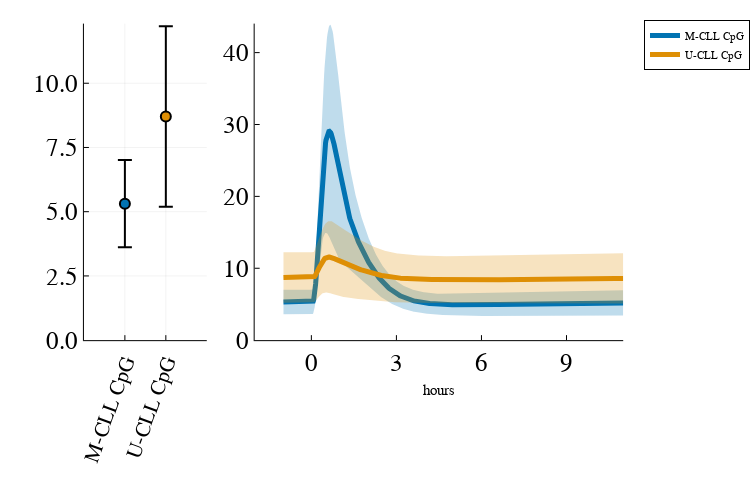
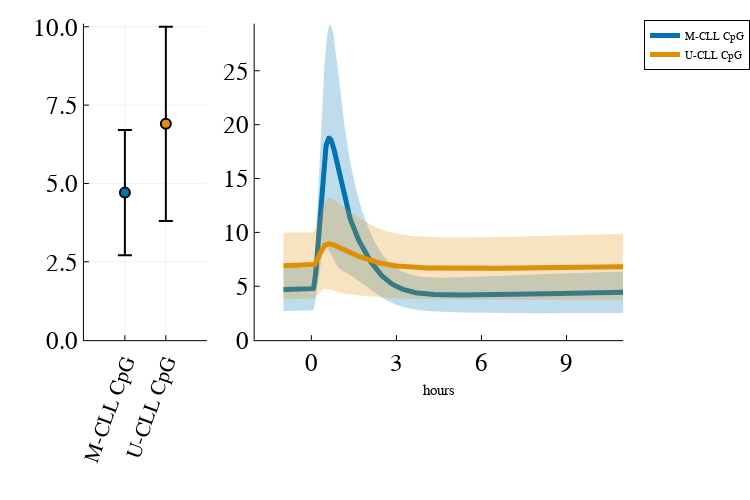
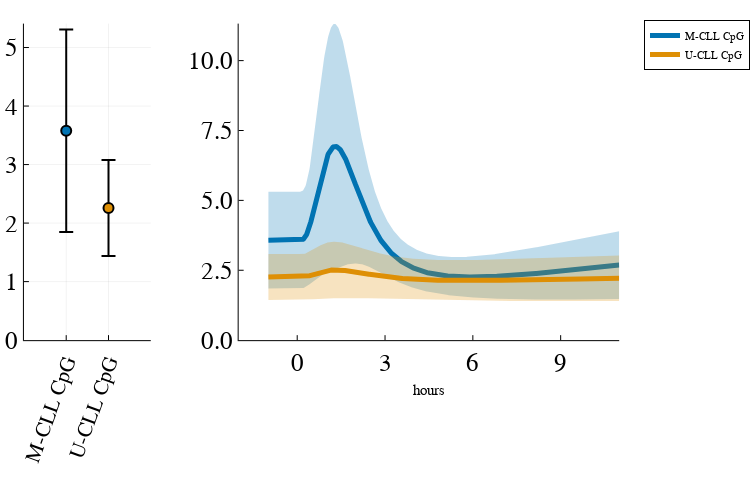

The code cell stored with these charts, in order, in its notebook:
### Code cell
hoursToPlot=12
colorArray=palette(:seaborn_colorblind)

speciesToPlot=syms
maxValOfYAxis=0

speciesToPlot=["RelAnp50n","cRelnp50n","RelBnp52n"]
qualityScaling=0.5
plotly()
#let't plot!
plotAllSpecies(speciesToPlot,conditions,colorArray,first_cell,last_cell,folder,hoursToPlot,maxValOfYAxis,qualityScaling,60);

### Figure 1 — Plotly figure (JSON) as saved in the notebook; plotly's stock layout.template omitted (floating-point values rounded to 4 significant figures; data arrays with more than 128 entries replaced by an {"elided": "..."} marker saying what was removed)
{"data": [{"colorbar": {"title": ""}, "legendgroup": "", "line": {"color": "rgba(0, 0, 0, 1.000)", "dash": "solid", "shape": "linear", "width": 2}, "marker": {"color": "rgba(0, 0, 0, 1.000)", "line": {"color": "rgba(0, 0, 0, 1.000)", "width": 2}, "size": 10, "symbol": "line-ew"}, "mode": "lines+markers", "name": "", "showlegend": false, "type": "scatter", "x": [1, 1], "xaxis": "x1", "y": [3.614, 7.009], "yaxis": "y1", "zmax": null, "zmin": null}, {"colorbar": {"title": ""}, "legendgroup": "", "marker": {"color": "rgba(1, 115, 178, 1.000)", "line": {"color": "rgba(0, 0, 0, 1.000)", "width": 2}, "size": 10, "symbol": "circle"}, "mode": "markers", "name": "", "showlegend": false, "type": "scatter", "x": [1], "xaxis": "x1", "y": [5.311], "yaxis": "y1", "zmax": null, "zmin": null}, {"colorbar": {"title": ""}, "legendgroup": "", "line": {"color": "rgba(0, 0, 0, 1.000)", "dash": "solid", "shape": "linear", "width": 2}, "marker": {"color": "rgba(0, 0, 0, 1.000)", "line": {"color": "rgba(0, 0, 0, 1.000)", "width": 2}, "size": 10, "symbol": "line-ew"}, "mode": "lines+markers", "name": "", "showlegend": false, "type": "scatter", "x": [2, 2], "xaxis": "x1", "y": [5.193, 12.22], "yaxis": "y1", "zmax": null, "zmin": null}, {"colorbar": {"title": ""}, "legendgroup": "", "marker": {"color": "rgba(222, 143, 5, 1.000)", "line": {"color": "rgba(0, 0, 0, 1.000)", "width": 2}, "size": 10, "symbol": "circle"}, "mode": "markers", "name": "", "showlegend": false, "type": "scatter", "x": [2], "xaxis": "x1", "y": [8.707], "yaxis": "y1", "zmax": null, "zmin": null}, {"colorbar": {"title": ""}, "fill": "tozeroy", "fillcolor": "rgba(1, 115, 178, 0.250)", "legendgroup": "M-CLL CpG", "line": {"color": "rgba(1, 115, 178, 1.000)", "dash": "solid", "shape": "linear", "width": 0}, "mode": "lines", "name": "M-CLL CpG", "showlegend": false, "type": "scatter", "x": {"elided": "1440 int values"}, "xaxis": "x2", "y": {"elided": "1440 float values"}, "yaxis": "y2", "zmax": null, "zmin": null}, {"colorbar": {"title": ""}, "fillrange": {"elided": "2x720 float values"}, "legendgroup": "M-CLL CpG", "line": {"color": "rgba(1, 115, 178, 1.000)", "dash": "solid", "shape": "linear", "width": 5}, "mode": "lines", "name": "M-CLL CpG", "showlegend": true, "type": "scatter", "x": {"elided": "720 int values"}, "xaxis": "x2", "y": {"elided": "720 float values"}, "yaxis": "y2", "zmax": null, "zmin": null}, {"colorbar": {"title": ""}, "fill": "tozeroy", "fillcolor": "rgba(222, 143, 5, 0.250)", "legendgroup": "U-CLL CpG", "line": {"color": "rgba(222, 143, 5, 1.000)", "dash": "solid", "shape": "linear", "width": 0}, "mode": "lines", "name": "U-CLL CpG", "showlegend": false, "type": "scatter", "x": {"elided": "1440 int values"}, "xaxis": "x2", "y": {"elided": "1440 float values"}, "yaxis": "y2", "zmax": null, "zmin": null}, {"colorbar": {"title": ""}, "fillrange": {"elided": "2x720 float values"}, "legendgroup": "U-CLL CpG", "line": {"color": "rgba(222, 143, 5, 1.000)", "dash": "solid", "shape": "linear", "width": 5}, "mode": "lines", "name": "U-CLL CpG", "showlegend": true, "type": "scatter", "x": {"elided": "720 int values"}, "xaxis": "x2", "y": {"elided": "720 float values"}, "yaxis": "y2", "zmax": null, "zmin": null}], "layout": {"annotations": [], "height": 500, "legend": {"bgcolor": "rgba(255, 255, 255, 1.000)", "bordercolor": "rgba(0, 0, 0, 1.000)", "borderwidth": 1, "font": {"color": "rgba(0, 0, 0, 1.000)", "family": "sans-serif", "size": 11}, "title": {"font": {"color": "rgba(0, 0, 0, 1.000)", "family": "sans-serif", "size": 15}, "text": ""}, "tracegroupgap": 0, "traceorder": "normal", "x": 1, "xanchor": "auto", "y": 1, "yanchor": "auto"}, "margin": {"b": 20, "l": 0, "r": 0, "t": 20}, "paper_bgcolor": "rgba(255, 255, 255, 1.000)", "plot_bgcolor": "rgba(255, 255, 255, 1.000)", "showlegend": true, "width": 750, "xaxis1": {"anchor": "y1", "domain": [0.1119, 0.2757], "gridcolor": "rgba(0, 0, 0, 0.100)", "gridwidth": 0.5, "linecolor": "rgba(0, 0, 0, 1.000)", "mirror": false, "range": [0, 3], "showgrid": true, "showline": true, "showticklabels": true, "tickangle": -70, "tickcolor": "rgb(0, 0, 0)", "tickfont": {"color": "rgba(0, 0, 0, 1.000)", "family": "sans-serif", "size": 21}, "tickmode": "array", "ticks": "inside", "ticktext": ["M-CLL CpG", "U-CLL CpG"], "tickvals": [1, 2], "title": "", "titlefont": {"color": "rgba(0, 0, 0, 1.000)", "family": "sans-serif", "size": 15}, "type": "-", "visible": true, "zeroline": false, "zerolinecolor": "rgba(0, 0, 0, 1.000)"}, "xaxis2": {"anchor": "y2", "domain": [0.3395, 0.831], "gridcolor": "rgba(0, 0, 0, 0.100)", "gridwidth": 0.5, "linecolor": "rgba(0, 0, 0, 1.000)", "mirror": false, "range": [-60, 720], "showgrid": false, "showline": true, "showticklabels": true, "tickangle": 0, "tickcolor": "rgb(0, 0, 0)", "tickfont": {"color": "rgba(0, 0, 0, 1.000)", "family": "sans-serif", "size": 25}, "tickmode": "array", "ticks": "inside", "ticktext": [0, 3, 6, 9, 12], "tickvals": [60, 240, 420, 600, 780], "title": "hours", "titlefont": {"color": "rgba(0, 0, 0, 1.000)", "family": "sans-serif", "size": 15}, "type": "-", "visible": true, "zeroline": false, "zerolinecolor": "rgba(0, 0, 0, 1.000)"}, "yaxis1": {"anchor": "x1", "domain": [0.304, 0.9921], "gridcolor": "rgba(0, 0, 0, 0.100)", "gridwidth": 0.5, "linecolor": "rgba(0, 0, 0, 1.000)", "mirror": false, "range": [0, 12.32], "showgrid": true, "showline": true, "showticklabels": true, "tickangle": 0, "tickcolor": "rgb(0, 0, 0)", "tickfont": {"color": "rgba(0, 0, 0, 1.000)", "family": "sans-serif", "size": 25}, "tickmode": "array", "ticks": "inside", "ticktext": ["0.0", "2.5", "5.0", "7.5", "10.0"], "tickvals": [0, 2.5, 5, 7.5, 10], "title": "", "titlefont": {"color": "rgba(0, 0, 0, 1.000)", "family": "sans-serif", "size": 15}, "type": "-", "visible": true, "zeroline": false, "zerolinecolor": "rgba(0, 0, 0, 1.000)"}, "yaxis2": {"anchor": "x2", "domain": [0.304, 0.9921], "gridcolor": "rgba(0, 0, 0, 0.100)", "gridwidth": 0.5, "linecolor": "rgba(0, 0, 0, 1.000)", "mirror": false, "range": [0, 44.04], "showgrid": false, "showline": true, "showticklabels": true, "tickangle": 0, "tickcolor": "rgb(0, 0, 0)", "tickfont": {"color": "rgba(0, 0, 0, 1.000)", "family": "sans-serif", "size": 25}, "tickmode": "array", "ticks": "inside", "ticktext": ["0", "10", "20", "30", "40"], "tickvals": [0, 10, 20, 30, 40], "title": "", "titlefont": {"color": "rgba(0, 0, 0, 1.000)", "family": "sans-serif", "size": 15}, "type": "-", "visible": true, "zeroline": false, "zerolinecolor": "rgba(0, 0, 0, 1.000)"}}}

### Figure 2 — Plotly figure (JSON) as saved in the notebook; plotly's stock layout.template omitted (floating-point values rounded to 4 significant figures; data arrays with more than 128 entries replaced by an {"elided": "..."} marker saying what was removed)
{"data": [{"colorbar": {"title": ""}, "legendgroup": "", "line": {"color": "rgba(0, 0, 0, 1.000)", "dash": "solid", "shape": "linear", "width": 2}, "marker": {"color": "rgba(0, 0, 0, 1.000)", "line": {"color": "rgba(0, 0, 0, 1.000)", "width": 2}, "size": 10, "symbol": "line-ew"}, "mode": "lines+markers", "name": "", "showlegend": false, "type": "scatter", "x": [1, 1], "xaxis": "x1", "y": [2.706, 6.708], "yaxis": "y1", "zmax": null, "zmin": null}, {"colorbar": {"title": ""}, "legendgroup": "", "marker": {"color": "rgba(1, 115, 178, 1.000)", "line": {"color": "rgba(0, 0, 0, 1.000)", "width": 2}, "size": 10, "symbol": "circle"}, "mode": "markers", "name": "", "showlegend": false, "type": "scatter", "x": [1], "xaxis": "x1", "y": [4.707], "yaxis": "y1", "zmax": null, "zmin": null}, {"colorbar": {"title": ""}, "legendgroup": "", "line": {"color": "rgba(0, 0, 0, 1.000)", "dash": "solid", "shape": "linear", "width": 2}, "marker": {"color": "rgba(0, 0, 0, 1.000)", "line": {"color": "rgba(0, 0, 0, 1.000)", "width": 2}, "size": 10, "symbol": "line-ew"}, "mode": "lines+markers", "name": "", "showlegend": false, "type": "scatter", "x": [2, 2], "xaxis": "x1", "y": [3.805, 10.0], "yaxis": "y1", "zmax": null, "zmin": null}, {"colorbar": {"title": ""}, "legendgroup": "", "marker": {"color": "rgba(222, 143, 5, 1.000)", "line": {"color": "rgba(0, 0, 0, 1.000)", "width": 2}, "size": 10, "symbol": "circle"}, "mode": "markers", "name": "", "showlegend": false, "type": "scatter", "x": [2], "xaxis": "x1", "y": [6.903], "yaxis": "y1", "zmax": null, "zmin": null}, {"colorbar": {"title": ""}, "fill": "tozeroy", "fillcolor": "rgba(1, 115, 178, 0.250)", "legendgroup": "M-CLL CpG", "line": {"color": "rgba(1, 115, 178, 1.000)", "dash": "solid", "shape": "linear", "width": 0}, "mode": "lines", "name": "M-CLL CpG", "showlegend": false, "type": "scatter", "x": {"elided": "1440 int values"}, "xaxis": "x2", "y": {"elided": "1440 float values"}, "yaxis": "y2", "zmax": null, "zmin": null}, {"colorbar": {"title": ""}, "fillrange": {"elided": "2x720 float values"}, "legendgroup": "M-CLL CpG", "line": {"color": "rgba(1, 115, 178, 1.000)", "dash": "solid", "shape": "linear", "width": 5}, "mode": "lines", "name": "M-CLL CpG", "showlegend": true, "type": "scatter", "x": {"elided": "720 int values"}, "xaxis": "x2", "y": {"elided": "720 float values"}, "yaxis": "y2", "zmax": null, "zmin": null}, {"colorbar": {"title": ""}, "fill": "tozeroy", "fillcolor": "rgba(222, 143, 5, 0.250)", "legendgroup": "U-CLL CpG", "line": {"color": "rgba(222, 143, 5, 1.000)", "dash": "solid", "shape": "linear", "width": 0}, "mode": "lines", "name": "U-CLL CpG", "showlegend": false, "type": "scatter", "x": {"elided": "1440 int values"}, "xaxis": "x2", "y": {"elided": "1440 float values"}, "yaxis": "y2", "zmax": null, "zmin": null}, {"colorbar": {"title": ""}, "fillrange": {"elided": "2x720 float values"}, "legendgroup": "U-CLL CpG", "line": {"color": "rgba(222, 143, 5, 1.000)", "dash": "solid", "shape": "linear", "width": 5}, "mode": "lines", "name": "U-CLL CpG", "showlegend": true, "type": "scatter", "x": {"elided": "720 int values"}, "xaxis": "x2", "y": {"elided": "720 float values"}, "yaxis": "y2", "zmax": null, "zmin": null}], "layout": {"annotations": [], "height": 500, "legend": {"bgcolor": "rgba(255, 255, 255, 1.000)", "bordercolor": "rgba(0, 0, 0, 1.000)", "borderwidth": 1, "font": {"color": "rgba(0, 0, 0, 1.000)", "family": "sans-serif", "size": 11}, "title": {"font": {"color": "rgba(0, 0, 0, 1.000)", "family": "sans-serif", "size": 15}, "text": ""}, "tracegroupgap": 0, "traceorder": "normal", "x": 1, "xanchor": "auto", "y": 1, "yanchor": "auto"}, "margin": {"b": 20, "l": 0, "r": 0, "t": 20}, "paper_bgcolor": "rgba(255, 255, 255, 1.000)", "plot_bgcolor": "rgba(255, 255, 255, 1.000)", "showlegend": true, "width": 750, "xaxis1": {"anchor": "y1", "domain": [0.1119, 0.2757], "gridcolor": "rgba(0, 0, 0, 0.100)", "gridwidth": 0.5, "linecolor": "rgba(0, 0, 0, 1.000)", "mirror": false, "range": [0, 3], "showgrid": true, "showline": true, "showticklabels": true, "tickangle": -70, "tickcolor": "rgb(0, 0, 0)", "tickfont": {"color": "rgba(0, 0, 0, 1.000)", "family": "sans-serif", "size": 21}, "tickmode": "array", "ticks": "inside", "ticktext": ["M-CLL CpG", "U-CLL CpG"], "tickvals": [1, 2], "title": "", "titlefont": {"color": "rgba(0, 0, 0, 1.000)", "family": "sans-serif", "size": 15}, "type": "-", "visible": true, "zeroline": false, "zerolinecolor": "rgba(0, 0, 0, 1.000)"}, "xaxis2": {"anchor": "y2", "domain": [0.3395, 0.831], "gridcolor": "rgba(0, 0, 0, 0.100)", "gridwidth": 0.5, "linecolor": "rgba(0, 0, 0, 1.000)", "mirror": false, "range": [-60, 720], "showgrid": false, "showline": true, "showticklabels": true, "tickangle": 0, "tickcolor": "rgb(0, 0, 0)", "tickfont": {"color": "rgba(0, 0, 0, 1.000)", "family": "sans-serif", "size": 25}, "tickmode": "array", "ticks": "inside", "ticktext": [0, 3, 6, 9, 12], "tickvals": [60, 240, 420, 600, 780], "title": "hours", "titlefont": {"color": "rgba(0, 0, 0, 1.000)", "family": "sans-serif", "size": 15}, "type": "-", "visible": true, "zeroline": false, "zerolinecolor": "rgba(0, 0, 0, 1.000)"}, "yaxis1": {"anchor": "x1", "domain": [0.304, 0.9921], "gridcolor": "rgba(0, 0, 0, 0.100)", "gridwidth": 0.5, "linecolor": "rgba(0, 0, 0, 1.000)", "mirror": false, "range": [0, 10.1], "showgrid": true, "showline": true, "showticklabels": true, "tickangle": 0, "tickcolor": "rgb(0, 0, 0)", "tickfont": {"color": "rgba(0, 0, 0, 1.000)", "family": "sans-serif", "size": 25}, "tickmode": "array", "ticks": "inside", "ticktext": ["0.0", "2.5", "5.0", "7.5", "10.0"], "tickvals": [0, 2.5, 5, 7.5, 10], "title": "", "titlefont": {"color": "rgba(0, 0, 0, 1.000)", "family": "sans-serif", "size": 15}, "type": "-", "visible": true, "zeroline": false, "zerolinecolor": "rgba(0, 0, 0, 1.000)"}, "yaxis2": {"anchor": "x2", "domain": [0.304, 0.9921], "gridcolor": "rgba(0, 0, 0, 0.100)", "gridwidth": 0.5, "linecolor": "rgba(0, 0, 0, 1.000)", "mirror": false, "range": [0, 29.37], "showgrid": false, "showline": true, "showticklabels": true, "tickangle": 0, "tickcolor": "rgb(0, 0, 0)", "tickfont": {"color": "rgba(0, 0, 0, 1.000)", "family": "sans-serif", "size": 25}, "tickmode": "array", "ticks": "inside", "ticktext": ["0", "5", "10", "15", "20", "25"], "tickvals": [0, 5, 10, 15, 20, 25], "title": "", "titlefont": {"color": "rgba(0, 0, 0, 1.000)", "family": "sans-serif", "size": 15}, "type": "-", "visible": true, "zeroline": false, "zerolinecolor": "rgba(0, 0, 0, 1.000)"}}}

### Figure 3 — Plotly figure (JSON) as saved in the notebook; plotly's stock layout.template omitted (floating-point values rounded to 4 significant figures; data arrays with more than 128 entries replaced by an {"elided": "..."} marker saying what was removed)
{"data": [{"colorbar": {"title": ""}, "legendgroup": "", "line": {"color": "rgba(0, 0, 0, 1.000)", "dash": "solid", "shape": "linear", "width": 2}, "marker": {"color": "rgba(0, 0, 0, 1.000)", "line": {"color": "rgba(0, 0, 0, 1.000)", "width": 2}, "size": 10, "symbol": "line-ew"}, "mode": "lines+markers", "name": "", "showlegend": false, "type": "scatter", "x": [1, 1], "xaxis": "x1", "y": [1.847, 5.308], "yaxis": "y1", "zmax": null, "zmin": null}, {"colorbar": {"title": ""}, "legendgroup": "", "marker": {"color": "rgba(1, 115, 178, 1.000)", "line": {"color": "rgba(0, 0, 0, 1.000)", "width": 2}, "size": 10, "symbol": "circle"}, "mode": "markers", "name": "", "showlegend": false, "type": "scatter", "x": [1], "xaxis": "x1", "y": [3.578], "yaxis": "y1", "zmax": null, "zmin": null}, {"colorbar": {"title": ""}, "legendgroup": "", "line": {"color": "rgba(0, 0, 0, 1.000)", "dash": "solid", "shape": "linear", "width": 2}, "marker": {"color": "rgba(0, 0, 0, 1.000)", "line": {"color": "rgba(0, 0, 0, 1.000)", "width": 2}, "size": 10, "symbol": "line-ew"}, "mode": "lines+markers", "name": "", "showlegend": false, "type": "scatter", "x": [2, 2], "xaxis": "x1", "y": [1.439, 3.08], "yaxis": "y1", "zmax": null, "zmin": null}, {"colorbar": {"title": ""}, "legendgroup": "", "marker": {"color": "rgba(222, 143, 5, 1.000)", "line": {"color": "rgba(0, 0, 0, 1.000)", "width": 2}, "size": 10, "symbol": "circle"}, "mode": "markers", "name": "", "showlegend": false, "type": "scatter", "x": [2], "xaxis": "x1", "y": [2.259], "yaxis": "y1", "zmax": null, "zmin": null}, {"colorbar": {"title": ""}, "fill": "tozeroy", "fillcolor": "rgba(1, 115, 178, 0.250)", "legendgroup": "M-CLL CpG", "line": {"color": "rgba(1, 115, 178, 1.000)", "dash": "solid", "shape": "linear", "width": 0}, "mode": "lines", "name": "M-CLL CpG", "showlegend": false, "type": "scatter", "x": {"elided": "1440 int values"}, "xaxis": "x2", "y": {"elided": "1440 float values"}, "yaxis": "y2", "zmax": null, "zmin": null}, {"colorbar": {"title": ""}, "fillrange": {"elided": "2x720 float values"}, "legendgroup": "M-CLL CpG", "line": {"color": "rgba(1, 115, 178, 1.000)", "dash": "solid", "shape": "linear", "width": 5}, "mode": "lines", "name": "M-CLL CpG", "showlegend": true, "type": "scatter", "x": {"elided": "720 int values"}, "xaxis": "x2", "y": {"elided": "720 float values"}, "yaxis": "y2", "zmax": null, "zmin": null}, {"colorbar": {"title": ""}, "fill": "tozeroy", "fillcolor": "rgba(222, 143, 5, 0.250)", "legendgroup": "U-CLL CpG", "line": {"color": "rgba(222, 143, 5, 1.000)", "dash": "solid", "shape": "linear", "width": 0}, "mode": "lines", "name": "U-CLL CpG", "showlegend": false, "type": "scatter", "x": {"elided": "1440 int values"}, "xaxis": "x2", "y": {"elided": "1440 float values"}, "yaxis": "y2", "zmax": null, "zmin": null}, {"colorbar": {"title": ""}, "fillrange": {"elided": "2x720 float values"}, "legendgroup": "U-CLL CpG", "line": {"color": "rgba(222, 143, 5, 1.000)", "dash": "solid", "shape": "linear", "width": 5}, "mode": "lines", "name": "U-CLL CpG", "showlegend": true, "type": "scatter", "x": {"elided": "720 int values"}, "xaxis": "x2", "y": {"elided": "720 float values"}, "yaxis": "y2", "zmax": null, "zmin": null}], "layout": {"annotations": [], "height": 500, "legend": {"bgcolor": "rgba(255, 255, 255, 1.000)", "bordercolor": "rgba(0, 0, 0, 1.000)", "borderwidth": 1, "font": {"color": "rgba(0, 0, 0, 1.000)", "family": "sans-serif", "size": 11}, "title": {"font": {"color": "rgba(0, 0, 0, 1.000)", "family": "sans-serif", "size": 15}, "text": ""}, "tracegroupgap": 0, "traceorder": "normal", "x": 1, "xanchor": "auto", "y": 1, "yanchor": "auto"}, "margin": {"b": 20, "l": 0, "r": 0, "t": 20}, "paper_bgcolor": "rgba(255, 255, 255, 1.000)", "plot_bgcolor": "rgba(255, 255, 255, 1.000)", "showlegend": true, "width": 750, "xaxis1": {"anchor": "y1", "domain": [0.03192, 0.201], "gridcolor": "rgba(0, 0, 0, 0.100)", "gridwidth": 0.5, "linecolor": "rgba(0, 0, 0, 1.000)", "mirror": false, "range": [0, 3], "showgrid": true, "showline": true, "showticklabels": true, "tickangle": -70, "tickcolor": "rgb(0, 0, 0)", "tickfont": {"color": "rgba(0, 0, 0, 1.000)", "family": "sans-serif", "size": 21}, "tickmode": "array", "ticks": "inside", "ticktext": ["M-CLL CpG", "U-CLL CpG"], "tickvals": [1, 2], "title": "", "titlefont": {"color": "rgba(0, 0, 0, 1.000)", "family": "sans-serif", "size": 15}, "type": "-", "visible": true, "zeroline": false, "zerolinecolor": "rgba(0, 0, 0, 1.000)"}, "xaxis2": {"anchor": "y2", "domain": [0.3182, 0.8256], "gridcolor": "rgba(0, 0, 0, 0.100)", "gridwidth": 0.5, "linecolor": "rgba(0, 0, 0, 1.000)", "mirror": false, "range": [-60, 720], "showgrid": false, "showline": true, "showticklabels": true, "tickangle": 0, "tickcolor": "rgb(0, 0, 0)", "tickfont": {"color": "rgba(0, 0, 0, 1.000)", "family": "sans-serif", "size": 25}, "tickmode": "array", "ticks": "inside", "ticktext": [0, 3, 6, 9, 12], "tickvals": [60, 240, 420, 600, 780], "title": "hours", "titlefont": {"color": "rgba(0, 0, 0, 1.000)", "family": "sans-serif", "size": 15}, "type": "-", "visible": true, "zeroline": false, "zerolinecolor": "rgba(0, 0, 0, 1.000)"}, "yaxis1": {"anchor": "x1", "domain": [0.304, 0.9921], "gridcolor": "rgba(0, 0, 0, 0.100)", "gridwidth": 0.5, "linecolor": "rgba(0, 0, 0, 1.000)", "mirror": false, "range": [0, 5.408], "showgrid": true, "showline": true, "showticklabels": true, "tickangle": 0, "tickcolor": "rgb(0, 0, 0)", "tickfont": {"color": "rgba(0, 0, 0, 1.000)", "family": "sans-serif", "size": 25}, "tickmode": "array", "ticks": "inside", "ticktext": ["0", "1", "2", "3", "4", "5"], "tickvals": [0, 1, 2, 3, 4, 5], "title": "", "titlefont": {"color": "rgba(0, 0, 0, 1.000)", "family": "sans-serif", "size": 15}, "type": "-", "visible": true, "zeroline": false, "zerolinecolor": "rgba(0, 0, 0, 1.000)"}, "yaxis2": {"anchor": "x2", "domain": [0.304, 0.9921], "gridcolor": "rgba(0, 0, 0, 0.100)", "gridwidth": 0.5, "linecolor": "rgba(0, 0, 0, 1.000)", "mirror": false, "range": [0, 11.32], "showgrid": false, "showline": true, "showticklabels": true, "tickangle": 0, "tickcolor": "rgb(0, 0, 0)", "tickfont": {"color": "rgba(0, 0, 0, 1.000)", "family": "sans-serif", "size": 25}, "tickmode": "array", "ticks": "inside", "ticktext": ["0.0", "2.5", "5.0", "7.5", "10.0"], "tickvals": [0, 2.5, 5, 7.5, 10], "title": "", "titlefont": {"color": "rgba(0, 0, 0, 1.000)", "family": "sans-serif", "size": 15}, "type": "-", "visible": true, "zeroline": false, "zerolinecolor": "rgba(0, 0, 0, 1.000)"}}}
